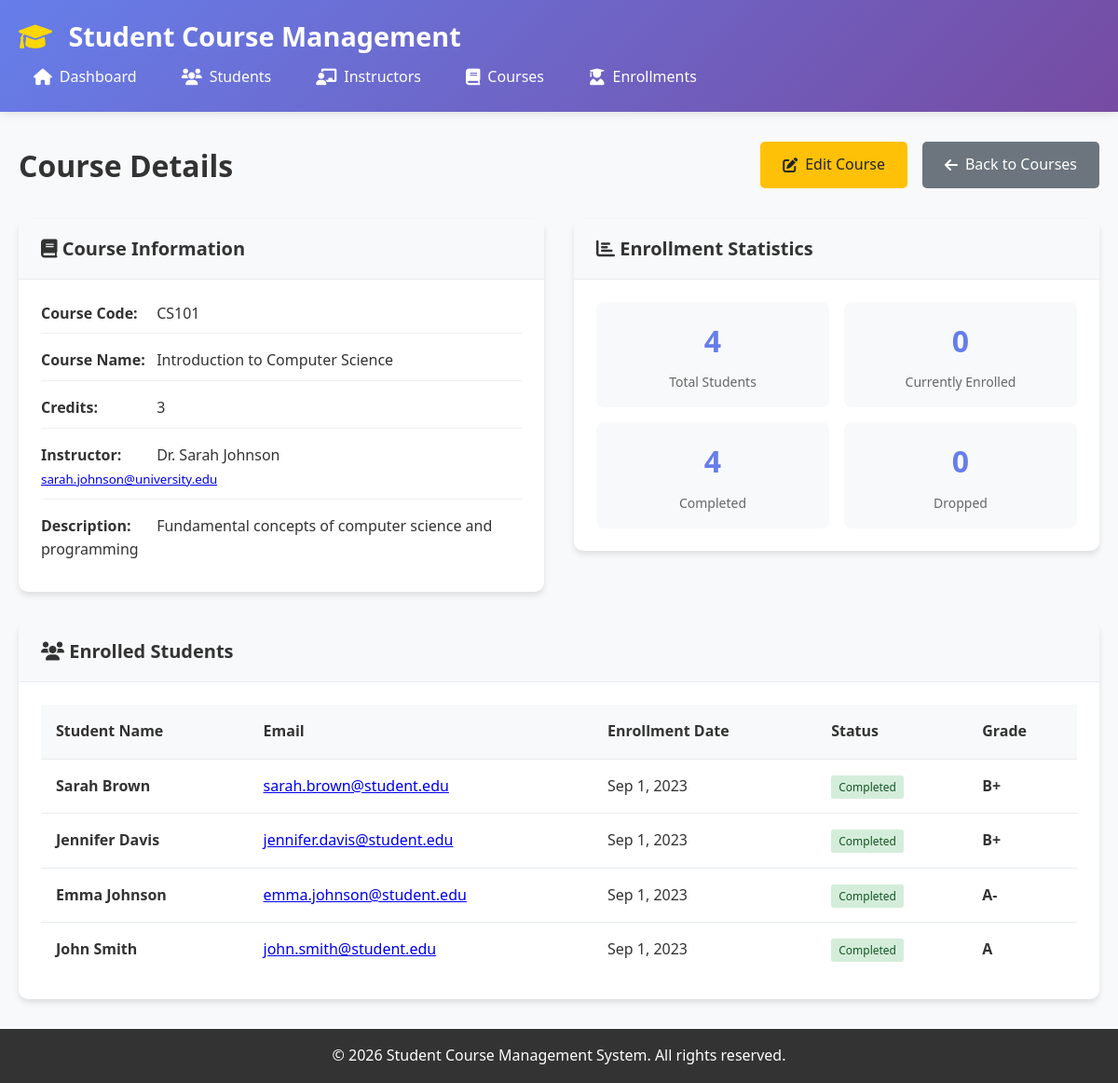
Page /pages/courses/view.php?id=1 on the committed database.
### tables this page shows
CREATE TABLE courses (
    course_id INT AUTO_INCREMENT PRIMARY KEY,
    course_code VARCHAR(10) UNIQUE NOT NULL,
    course_name VARCHAR(100) NOT NULL,
    credits INT NOT NULL,
    instructor_id INT,
    description TEXT,
    created_at TIMESTAMP DEFAULT CURRENT_TIMESTAMP,
    updated_at TIMESTAMP DEFAULT CURRENT_TIMESTAMP ON UPDATE CURRENT_TIMESTAMP,
    FOREIGN KEY (instructor_id) REFERENCES instructors(instructor_id) ON DELETE SET NULL
);

CREATE TABLE instructors (
    instructor_id INT AUTO_INCREMENT PRIMARY KEY,
    first_name VARCHAR(50) NOT NULL,
    last_name VARCHAR(50) NOT NULL,
    email VARCHAR(100) UNIQUE NOT NULL,
    department VARCHAR(100),
    hire_date DATE,
    created_at TIMESTAMP DEFAULT CURRENT_TIMESTAMP,
    updated_at TIMESTAMP DEFAULT CURRENT_TIMESTAMP ON UPDATE CURRENT_TIMESTAMP
);

CREATE TABLE enrollments (
    enrollment_id INT AUTO_INCREMENT PRIMARY KEY,
    student_id INT NOT NULL,
    course_id INT NOT NULL,
    enrollment_date DATE DEFAULT CURRENT_DATE,
    grade CHAR(2) DEFAULT NULL,
    status ENUM('enrolled', 'completed', 'dropped') DEFAULT 'enrolled',
    created_at TIMESTAMP DEFAULT CURRENT_TIMESTAMP,
    updated_at TIMESTAMP DEFAULT CURRENT_TIMESTAMP ON UPDATE CURRENT_TIMESTAMP,
    FOREIGN KEY (student_id) REFERENCES students(student_id) ON DELETE CASCADE,
    FOREIGN KEY (course_id) REFERENCES courses(course_id) ON DELETE CASCADE,
    UNIQUE KEY unique_enrollment (student_id, course_id)
);

CREATE TABLE students (
    student_id INT AUTO_INCREMENT PRIMARY KEY,
    first_name VARCHAR(50) NOT NULL,
    last_name VARCHAR(50) NOT NULL,
    email VARCHAR(100) UNIQUE NOT NULL,
    phone VARCHAR(15),
    date_of_birth DATE,
    enrollment_date DATE DEFAULT CURRENT_DATE,
    created_at TIMESTAMP DEFAULT CURRENT_TIMESTAMP,
    updated_at TIMESTAMP DEFAULT CURRENT_TIMESTAMP ON UPDATE CURRENT_TIMESTAMP
);

### config/database.php (called while the page is built, shortened)
<?php
class Database {
    private static $instance = null;
    private $connection;
    private function __construct() {
        try {
            $dsn = "mysql:host=" . DB_HOST . ";dbname=" . DB_NAME . ";charset=" . DB_CHARSET;
            $options = [
                PDO::ATTR_ERRMODE => PDO::ERRMODE_EXCEPTION,
                PDO::ATTR_DEFAULT_FETCH_MODE => PDO::FETCH_ASSOC,
                PDO::ATTR_EMULATE_PREPARES => false,
            ];
            $this->connection = new PDO($dsn, DB_USER, DB_PASS, $options);
        } catch (PDOException $e) {
            error_log("Database connection failed: " . $e->getMessage());
            throw new Exception("Database connection failed. Please try again later.");
        }
    }
    public static function getInstance() {
        if (self::$instance === null) {
            self::$instance = new self();
        }
        return self::$instance;
    }
    public function query($sql, $params = []) {
        try {
            $stmt = $this->connection->prepare($sql);
            $stmt->execute($params);
            return $stmt;
        } catch (PDOException $e) {
            error_log("Database query failed: " . $e->getMessage());
            throw new Exception("Database operation failed. Please try again.");
        }
    }
}
function getDB() {
    return Database::getInstance();
}
?>

### pages/courses/view.php (the view, shortened to what this page needs)
<?php
require_once '../../includes/header.php';
$course_id = isset($_GET['id']) ? (int)$_GET['id'] : 0;
try {
    $db = getDB();
    $stmt = $db->query("
        SELECT c.*, i.first_name as instructor_first_name, i.last_name as instructor_last_name, i.email as instructor_email
        FROM courses c
        LEFT JOIN instructors i ON c.instructor_id = i.instructor_id
        WHERE c.course_id = ?
    ", [$course_id]);
    $course = $stmt->fetch();
    $stmt = $db->query("
        SELECT e.*, s.first_name, s.last_name, s.email
        FROM enrollments e
        JOIN students s ON e.student_id = s.student_id
        WHERE e.course_id = ?
        ORDER BY s.last_name, s.first_name
    ", [$course_id]);
    $enrollments = $stmt->fetchAll();
} catch (Exception $e) {
    $_SESSION['message'] = 'Error loading course: ' . $e->getMessage();
    $_SESSION['message_type'] = 'error';
    header('Location: index.php');
    exit;
}
?>
<div class="page-header">
    <h1 class="page-title">Course Details</h1>
    <div class="d-flex gap-2">
        <a href="edit.php?id=<?php echo $course_id; ?>" class="btn btn-warning">
            <i class="fas fa-edit"></i> Edit Course
        </a>
        <a href="index.php" class="btn btn-secondary">
            <i class="fas fa-arrow-left"></i> Back to Courses
        </a>
    </div>
</div>
<div class="row">
    <div class="col-md-6">
        <div class="card">
            <div class="card-header">
                <h3><i class="fas fa-book"></i> Course Information</h3>
            </div>
            <div class="card-body">
                <div class="course-info">
                    <div class="info-row">
                        <strong>Course Code:</strong>
                        <?php echo htmlspecialchars($course['course_code']); ?>
                    </div>
                    <div class="info-row">
                        <strong>Course Name:</strong>
                        <?php echo htmlspecialchars($course['course_name']); ?>
                    </div>
                    <div class="info-row">
                        <strong>Credits:</strong>
                        <?php echo $course['credits']; ?>
                    </div>
                    <div class="info-row">
                        <strong>Instructor:</strong>
                        <?php
                        if ($course['instructor_first_name']) {
                            echo htmlspecialchars($course['instructor_first_name'] . ' ' . $course['instructor_last_name']);
                            echo '<br><small><a href="mailto:' . htmlspecialchars($course['instructor_email']) . '">' .
                                 htmlspecialchars($course['instructor_email']) . '</a></small>';
                        } else {
                            echo '<em>Not assigned</em>';
                        }
                        ?>
                    </div>
                    <div class="info-row">
                        <strong>Description:</strong>
                        <?php echo htmlspecialchars($course['description'] ?: 'No description available'); ?>
                    </div>
                </div>
            </div>
        </div>
    </div>
    <div class="col-md-6">
        <div class="card">
            <div class="card-header">
                <h3><i class="fas fa-chart-bar"></i> Enrollment Statistics</h3>
            </div>
            <div class="card-body">
                <?php
                $total_enrollments = count($enrollments);
                $completed_enrollments = count(array_filter($enrollments, function($e) { return $e['status'] === 'completed'; }));
                $active_enrollments = count(array_filter($enrollments, function($e) { return $e['status'] === 'enrolled'; }));
                $dropped_enrollments = count(array_filter($enrollments, function($e) { return $e['status'] === 'dropped'; }));
                ?>
                <div class="stats-grid">
                    <div class="stat-item">
                        <div class="stat-number"><?php echo $total_enrollments; ?></div>
                        <div class="stat-label">Total Students</div>
                    </div>
                    <div class="stat-item">
                        <div class="stat-number"><?php echo $active_enrollments; ?></div>
                        <div class="stat-label">Currently Enrolled</div>
                    </div>
                    <div class="stat-item">
                        <div class="stat-number"><?php echo $completed_enrollments; ?></div>
                        <div class="stat-label">Completed</div>
                    </div>
                    <div class="stat-item">
                        <div class="stat-number"><?php echo $dropped_enrollments; ?></div>
                        <div class="stat-label">Dropped</div>
                    </div>
                </div>
            </div>
        </div>
    </div>
</div>
<div class="card mt-4">
    <div class="card-header">
        <h3><i class="fas fa-users"></i> Enrolled Students</h3>
    </div>
    <div class="card-body">
        <?php if (!empty($enrollments)): ?>
            <div class="table-responsive">
                <table class="table">
                    <thead>
                        <tr>
                            <th>Student Name</th>
                            <th>Email</th>
                            <th>Enrollment Date</th>
                            <th>Status</th>
                            <th>Grade</th>
                        </tr>
                    </thead>
                    <tbody>
                        <?php foreach ($enrollments as $enrollment): ?>
                            <tr>
                                <td>
                                    <strong><?php echo htmlspecialchars($enrollment['first_name'] . ' ' . $enrollment['last_name']); ?></strong>
                                </td>
                                <td>
                                    <a href="mailto:<?php echo htmlspecialchars($enrollment['email']); ?>">
                                        <?php echo htmlspecialchars($enrollment['email']); ?>
                                    </a>
                                </td>
                                <td><?php echo date('M j, Y', strtotime($enrollment['enrollment_date'])); ?></td>
                                <td>
                                    <span class="badge badge-<?php
                                        echo $enrollment['status'] === 'completed' ? 'success' :
                                            ($enrollment['status'] === 'dropped' ? 'danger' : 'info');
                                    ?>">
                                        <?php echo ucfirst($enrollment['status']); ?>
                                    </span>
                                </td>
                                <td>
                                    <?php
                                    if ($enrollment['grade']) {
                                        echo '<strong>' . htmlspecialchars($enrollment['grade']) . '</strong>';
                                    } else {
                                        echo '<em>Not graded</em>';
                                    }
                                    ?>
                                </td>
                            </tr>
                        <?php endforeach; ?>
                    </tbody>
                </table>
            </div>
        <?php else: ?>
            <p class="text-muted">No students are currently enrolled in this course.</p>
        <?php endif; ?>
    </div>
</div>
<?php require_once '../../includes/footer.php'; ?>

### css/style.css (style rules this page uses)
* { margin: 0; padding: 0; box-sizing: border-box; }
body { font-family: 'Segoe UI', Tahoma, Geneva, Verdana, sans-serif; line-height: 1.6; color: #333; background-color: #f8f9fa; }
.page-header { display: flex; justify-content: space-between; align-items: center; margin-bottom: 2rem; flex-wrap: wrap; gap: 1rem; }
.page-title { font-size: 2rem; color: #333; margin: 0; }
.btn { display: inline-flex; align-items: center; gap: 0.5rem; padding: 0.75rem 1.5rem; border: none; border-radius: 5px; text-decoration: none; font-size: 1rem; font-weight: 500; cursor: pointer; transition: all 0.3s ease; text-align: center; }
.btn-warning { background: #ffc107; color: #212529; }
.btn-secondary { background: #6c757d; color: white; }
.table { width: 100%; border-collapse: collapse; }
.table th, .table td { padding: 1rem; text-align: left; border-bottom: 1px solid #e9ecef; }
.table th { background-color: #f8f9fa; font-weight: 600; color: #333; }
.table tbody tr:last-child td { border-bottom: none; }
.row { display: grid; grid-template-columns: repeat(auto-fit, minmax(300px, 1fr)); gap: 2rem; margin-bottom: 2rem; }
.col-md-6 { min-width: 0; }
.card { background: white; border-radius: 10px; box-shadow: 0 4px 6px rgba(0,0,0,0.1); overflow: hidden; }
.card-header { background: #f8f9fa; padding: 1rem 1.5rem; border-bottom: 1px solid #e9ecef; }
.card-header h3 { margin: 0; font-size: 1.25rem; color: #333; }
.card-body { padding: 1.5rem; }
.gap-2 { gap: 1rem; }
.table-responsive { overflow-x: auto; }
.d-flex { display: flex; }
.badge { padding: 0.25rem 0.5rem; border-radius: 3px; font-size: 0.75rem; font-weight: 500; }
.student-info .info-row, .course-info .info-row, .instructor-info .info-row { margin-bottom: 1rem; padding-bottom: 0.5rem; border-bottom: 1px solid #f0f0f0; }
.student-info .info-row:last-child, .course-info .info-row:last-child, .instructor-info .info-row:last-child { border-bottom: none; margin-bottom: 0; }
.student-info .info-row strong, .course-info .info-row strong, .instructor-info .info-row strong { display: inline-block; width: 120px; color: #333; }
.stats-grid { display: grid; grid-template-columns: repeat(2, 1fr); gap: 1rem; }
.stat-item { text-align: center; padding: 1rem; background: #f8f9fa; border-radius: 8px; }
.stat-number { font-size: 2rem; font-weight: bold; color: #667eea; margin-bottom: 0.5rem; }
.stat-label { color: #666; font-size: 0.875rem; }
.badge-success { background-color: #d4edda; color: #155724; }

### rows in the picture
courses: course_code "CS101", course_name "Introduction to Computer Science", credits "3", instructor.last_name "Dr. Sarah Johnson", instructor.email "sarah.johnson@university.edu", description "Fundamental concepts of computer science and programming"
enrollments: student.last_name "Sarah Brown", student.email "sarah.brown@student.edu", enrollment_date "Sep 1, 2023", status "Completed", grade "B+"
enrollments: student.last_name "Jennifer Davis", student.email "jennifer.davis@student.edu", enrollment_date "Sep 1, 2023", status "Completed", grade "B+"
enrollments: student.last_name "Emma Johnson", student.email "emma.johnson@student.edu", enrollment_date "Sep 1, 2023", status "Completed", grade "A-"
enrollments: student.last_name "John Smith", student.email "john.smith@student.edu", enrollment_date "Sep 1, 2023", status "Completed", grade "A"

### other values in the picture
$total_enrollments "4"
$active_enrollments "0"
$completed_enrollments "4"
$dropped_enrollments "0"
